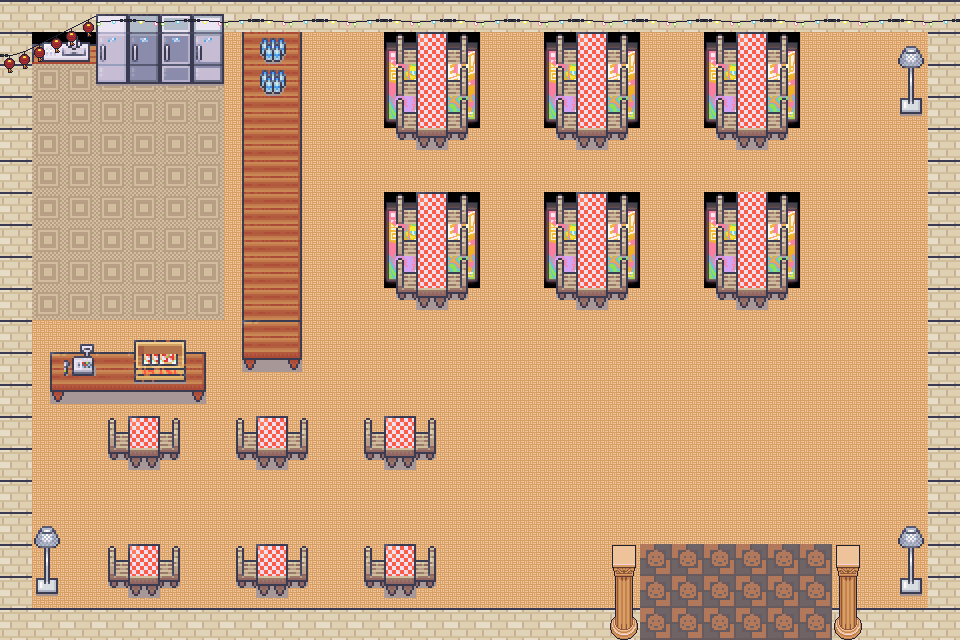

This game map was drawn from its Tiled (.tmx) file and the tilesets committed beside it. A one-line description and the trimmed map source follow:
An orthogonal 30x20 tile map with 32x32 px tiles, 8 tile layers (floor, light, wall, table, ...), 6 tilesets.

<map version="1.10" tiledversion="1.10.2" orientation="orthogonal" renderorder="right-down" width="30" height="20" tilewidth="32" tileheight="32" infinite="0" nextlayerid="16" nextobjectid="1">
 <tileset firstgid="1" name="gather_tables_2.1" tilewidth="32" tileheight="32" tilecount="9000" columns="90">
  <image source="gather_tables_2.1.png" width="2880" height="3200" />
 </tileset>
 <tileset firstgid="9001" name="Carpet" tilewidth="32" tileheight="32" tilecount="960" columns="60">
  <image source="Carpet.png" width="1920" height="512" />
 </tileset>
 <tileset firstgid="9961" name="ufMP1I" tilewidth="32" tileheight="32" tilecount="495" columns="33">
  <image source="ufMP1I.png" width="1056" height="480" />
 </tileset>
 <tileset firstgid="10456" name="12_Kitchen_32x32" tilewidth="32" tileheight="32" tilecount="784" columns="16">
  <image source="12_Kitchen_32x32.png" width="512" height="1568" />
 </tileset>
 <tileset firstgid="11240" name="gather_decoration_exterior_1.3" tilewidth="32" tileheight="32" tilecount="6320" columns="40">
  <image source="gather_decoration_exterior_1.3.png" width="1280" height="5056" />
 </tileset>
 <tileset firstgid="17560" name="16_Grocery_store_32x32" tilewidth="32" tileheight="32" tilecount="1248" columns="16">
  <image source="16_Grocery_store_32x32.png" width="512" height="2496" />
 </tileset>
 <layer id="9" name="floor" width="30" height="20">
  <data>[600 cells, 600 non-empty, 26 distinct tile ids]</data>
 </layer>
 <layer id="11" name="light" width="30" height="20">
  <data>[600 cells, 9 non-empty, 3 distinct tile ids]</data>
 </layer>
 <layer id="10" name="wall" width="30" height="20">
  <data>[600 cells, 90 non-empty, 1 distinct tile ids]</data>
 </layer>
 <layer id="8" name="table" width="30" height="20">
  <data>[600 cells, 153 non-empty, 16 distinct tile ids]</data>
 </layer>
 <layer id="12" name="sink" width="30" height="20">
  <data>[600 cells, 2 non-empty, 2 distinct tile ids]</data>
 </layer>
 <layer id="13" name="assets" width="30" height="20">
  <data>[600 cells, 16 non-empty, 15 distinct tile ids]</data>
 </layer>
 <layer id="14" name="deco" width="30" height="20">
  <data>[600 cells, 48 non-empty, 20 distinct tile ids]</data>
 </layer>
 <layer id="15" name="water" width="30" height="20">
  <data>[600 cells, 2 non-empty, 2 distinct tile ids]</data>
 </layer>
</map>
